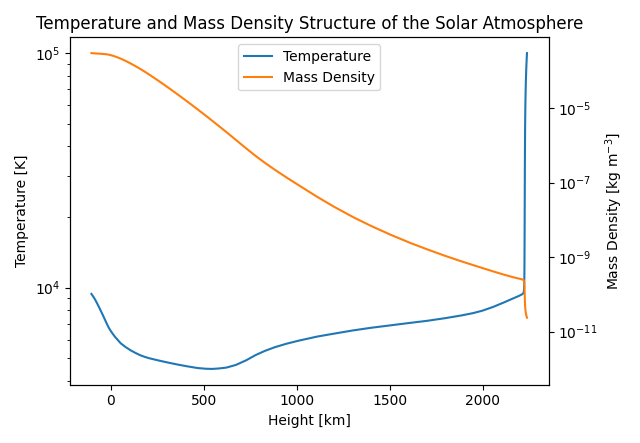

Source code (Python):
from lightweaver.fal import Falc82 as f82
import lightweaver as lw
import matplotlib.pyplot as plt

t=lw.fal.Falc82().temperature
rho=lw.DefaultAtomicAbundance.massPerH*lw.Amu*lw.fal.Falc82().nHTot
#p=((f82().nHTot+f82().ne)*1.380650e-34*t)/10

fig, ax=plt.subplots(tight_layout=True)
ax2=ax.twinx()

ax.semilogy(f82().z/1e3, t, c='C0')
ax.set_xlabel('Height [km]')
ax.set_ylabel('Temperature [K]')#, c='C0')
ax2.semilogy([0,0],[10e-13,10e-13], c='C0', label='Temperature')
ax2.semilogy(f82().z/1e3, rho, c='C1', label='Mass Density')
ax2.set_ylabel('Mass Density [kg$~$m$^{-3}$]')#, c='C1')
plt.title("Temperature and Mass Density Structure of the Solar Atmosphere")
plt.legend(loc='upper center')
plt.show()
